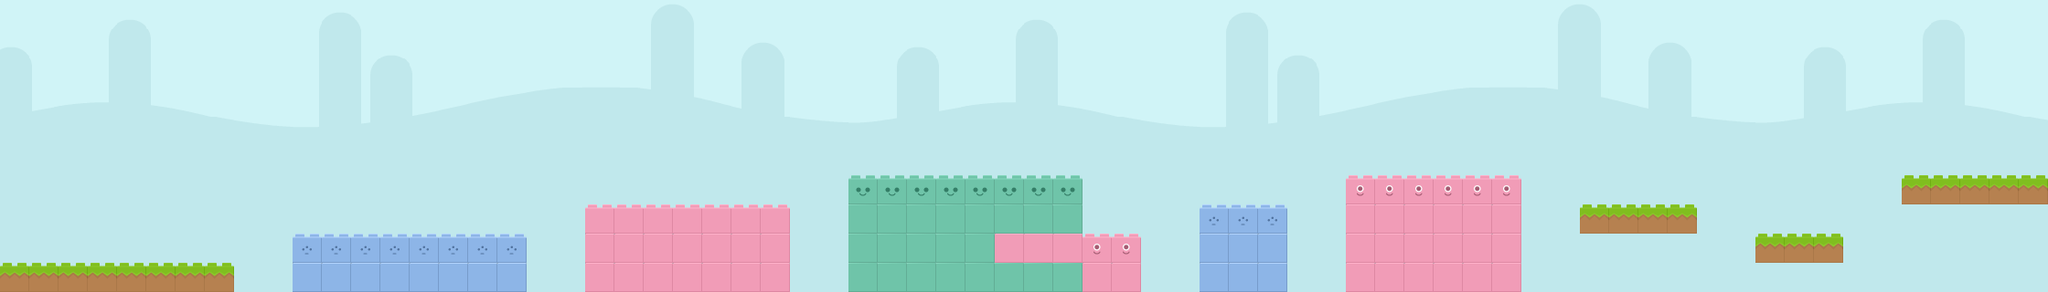

A level layout from a 2D game, rendered from its tile map. Below: a short description, then the map file with tile-grid data replaced by summaries:
An orthogonal 70x10 tile map with 32x32 px tiles, 8 tile layers (background, env, red, blue, ...), 3 tilesets and 8 objects.

<map version="1.0" orientation="orthogonal" renderorder="right-down" width="70" height="10" tilewidth="32" tileheight="32" nextobjectid="53">
 <tileset firstgid="1" name="bricks" tilewidth="32" tileheight="32">
  <tile id="0">
   <image width="32" height="32" source="bricks/brick03.png" />
  </tile>
  <tile id="1">
   <image width="32" height="32" source="bricks/brick03b.png" />
  </tile>
  <tile id="2">
   <image width="32" height="32" source="bricks/brick06.png" />
  </tile>
  <tile id="3">
   <image width="32" height="32" source="bricks/brick06b.png" />
  </tile>
  <tile id="4">
   <image width="32" height="32" source="bricks/brick07.png" />
  </tile>
  <tile id="5">
   <image width="32" height="32" source="bricks/brick07b.png" />
  </tile>
  <tile id="6">
   <image width="32" height="32" source="bricks/brick08.png" />
  </tile>
  <tile id="7">
   <image width="32" height="32" source="bricks/brick08b.png" />
  </tile>
  <tile id="8">
   <image width="32" height="32" source="bricks/brick08c.png" />
  </tile>
  <tile id="9">
   <image width="32" height="32" source="bricks/brick08d.png" />
  </tile>
  <tile id="10">
   <image width="32" height="32" source="bricks/brick09.png" />
  </tile>
  <tile id="11">
   <image width="32" height="32" source="bricks/brick09b.png" />
  </tile>
  <tile id="12">
   <image width="32" height="32" source="bricks/brick09c.png" />
  </tile>
  <tile id="13">
   <image width="32" height="32" source="bricks/brick09d.png" />
  </tile>
  <tile id="14">
   <image width="32" height="32" source="bricks/brick10.png" />
  </tile>
  <tile id="15">
   <image width="32" height="32" source="bricks/brick10b.png" />
  </tile>
  <tile id="16">
   <image width="32" height="32" source="bricks/brick10c.png" />
  </tile>
  <tile id="17">
   <image width="32" height="32" source="bricks/brick10d.png" />
  </tile>
 </tileset>
 <tileset firstgid="19" name="background" tilewidth="32" tileheight="32" spacing="1" margin="1">
  <image source="bg_grasslands.png" width="1024" height="512" />
 </tileset>
 <tileset firstgid="484" name="boosts" tilewidth="32" tileheight="32">
  <tile id="0">
   <image width="32" height="32" source="boosts/beige.png" />
  </tile>
  <tile id="1">
   <image width="32" height="32" source="boosts/blue.png" />
  </tile>
  <tile id="2">
   <image width="32" height="32" source="boosts/green.png" />
  </tile>
  <tile id="3">
   <image width="32" height="32" source="boosts/red.png" />
  </tile>
  <tile id="4">
   <image width="32" height="32" source="boosts/yellow.png" />
  </tile>
 </tileset>
 <layer name="background" width="70" height="10">
  <data>[700 cells, 700 non-empty, 310 distinct tile ids]</data>
 </layer>
 <layer name="env" width="70" height="10">
  <data>[700 cells, 0 non-empty, 0 distinct tile ids]</data>
 </layer>
 <layer name="red" width="70" height="10">
  <data>[700 cells, 52 non-empty, 3 distinct tile ids]</data>
 </layer>
 <layer name="blue" width="70" height="10">
  <data>[700 cells, 25 non-empty, 2 distinct tile ids]</data>
 </layer>
 <layer name="green" width="70" height="10">
  <data>[700 cells, 29 non-empty, 2 distinct tile ids]</data>
 </layer>
 <layer name="beige" width="70" height="10">
  <data>[700 cells, 0 non-empty, 0 distinct tile ids]</data>
 </layer>
 <layer name="yellow" width="70" height="10">
  <data>[700 cells, 0 non-empty, 0 distinct tile ids]</data>
 </layer>
 <layer name="normal" width="70" height="10">
  <data>[700 cells, 20 non-empty, 1 distinct tile ids]</data>
 </layer>
 <objectgroup name="player" />
 <objectgroup name="red_boost">
  <object id="52" x="602" y="203">
   <ellipse />
  </object>
 </objectgroup>
 <objectgroup name="blue_boost">
  <object id="51" x="290" y="221">
   <ellipse />
  </object>
 </objectgroup>
 <objectgroup name="yellow_boost" />
 <objectgroup name="beige_boost" />
 <objectgroup name="final_zone">
  <object id="26" x="2229.33" y="-105.333" width="7" height="344" />
 </objectgroup>
 <objectgroup name="flag">
  <object id="27" x="2220.66" y="163.334" width="32" height="32" />
 </objectgroup>
 <objectgroup name="begin-enemy-0">
  <object id="41" x="200" y="235" />
 </objectgroup>
 <objectgroup name="end-enemy-0">
  <object id="43" x="650" y="233" />
 </objectgroup>
 <objectgroup name="begin-enemy-1">
  <object id="44" x="924" y="160" />
 </objectgroup>
 <objectgroup name="end-enemy-1">
  <object id="45" x="1700" y="160" />
 </objectgroup>
</map>
